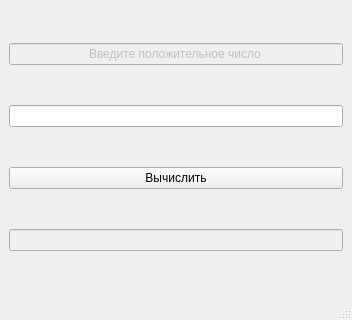
<?xml version="1.0" encoding="UTF-8"?>
<ui version="4.0">
 <class>MainWindow</class>
 <widget class="QMainWindow" name="MainWindow">
  <property name="geometry">
   <rect>
    <x>0</x>
    <y>0</y>
    <width>352</width>
    <height>320</height>
   </rect>
  </property>
  <property name="windowTitle">
   <string>MainWindow</string>
  </property>
  <widget class="QWidget" name="centralwidget">
   <layout class="QGridLayout" name="gridLayout">
    <item row="1" column="0">
     <widget class="QLineEdit" name="lineEdit_2">
      <property name="alignment">
       <set>Qt::AlignCenter</set>
      </property>
     </widget>
    </item>
    <item row="0" column="0">
     <widget class="QLineEdit" name="lineEdit">
      <property name="enabled">
       <bool>false</bool>
      </property>
      <property name="text">
       <string>Введите положительное число</string>
      </property>
      <property name="alignment">
       <set>Qt::AlignCenter</set>
      </property>
     </widget>
    </item>
    <item row="3" column="0">
     <widget class="QLineEdit" name="lineEdit_3">
      <property name="enabled">
       <bool>false</bool>
      </property>
      <property name="alignment">
       <set>Qt::AlignCenter</set>
      </property>
     </widget>
    </item>
    <item row="2" column="0">
     <widget class="QPushButton" name="pushButton">
      <property name="text">
       <string>Вычислить</string>
      </property>
     </widget>
    </item>
   </layout>
  </widget>
  <widget class="QMenuBar" name="menubar">
   <property name="geometry">
    <rect>
     <x>0</x>
     <y>0</y>
     <width>352</width>
     <height>22</height>
    </rect>
   </property>
  </widget>
  <widget class="QStatusBar" name="statusbar"/>
 </widget>
 <resources/>
 <connections/>
</ui>
